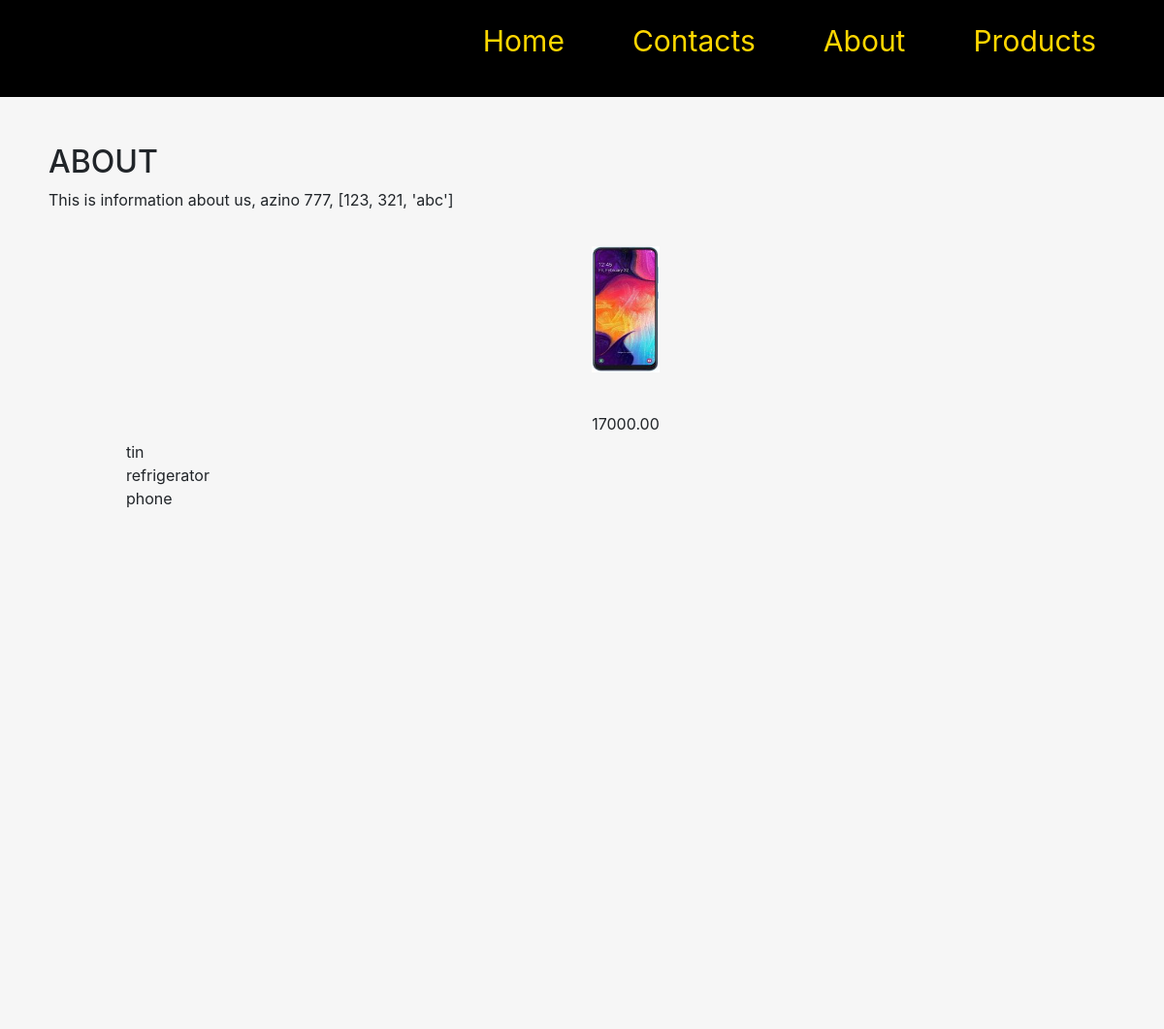
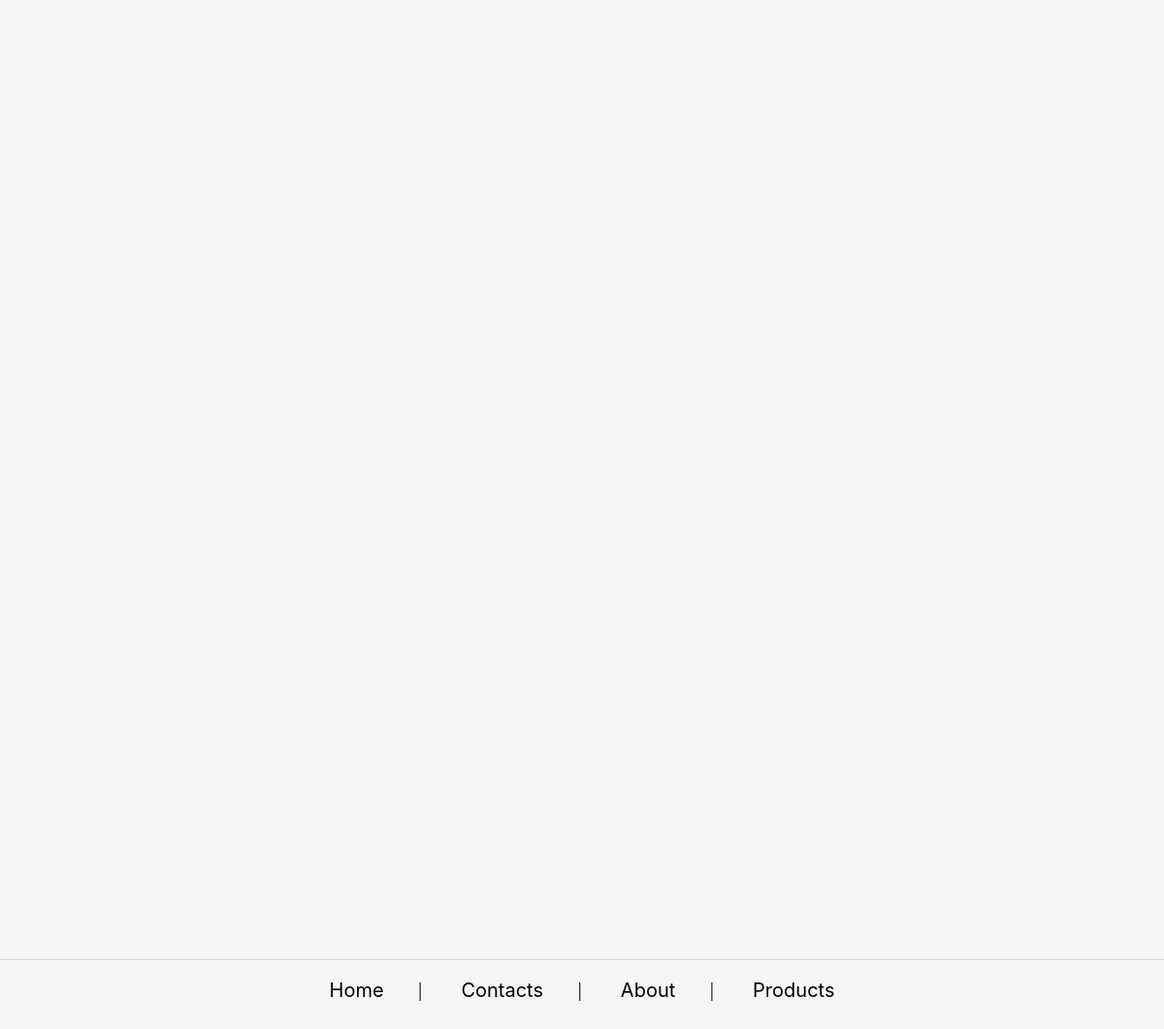
The page /about/ on the database its author committed (2 pictures, top to bottom).
### products/models.py (models this page shows, shortened)
class Product(models.Model):
	name		= models.CharField(max_length = 50, blank=True) #blank true значит поле может быть пустым
	title   	= models.CharField(max_length = 120) #необходимо указать длину max_length
	description = models.TextField(blank = True, null = True)
	price 		= models.DecimalField(decimal_places = 2, max_digits = 10000, null = True, blank = True)
	summary		= models.TextField(blank = False, null = False)
	category 	= models.CharField(choices=CATEGORY_CHOICES, max_length = 1 )
	featured    = models.BooleanField() # null = True, default = True
	img 		= models.TextField(max_length=500, blank=True)
	slug 		= models.SlugField()
	def __str__(self):
		return self.name #переименовывает объект в более удобный формат в админке( title )

### pages/views.py (the view)
# urls.py: path('about/', about_view, name='about' ),
def about_view(request):
	obj = Product.objects.get(name='phone')
	my_context = {
		"all_items": Product.objects.all(),
		"phone": [obj.img, obj.price],
		"my_text": "This is information about us",
		"my_numb": "azino 777",
		"my_list": [123, 321, 'abc']
	}
	return render(request, 'about.html', my_context)

### templates/about.html (shortened to what this page needs)
{% extends "basement.html" %}
{% block content %}
<h2> ABOUT </h2>
<p>
	{{ my_text }}, {{ my_numb }}, {{ my_list }}
</p>
<ul>
{% for my_item in phone %}
	<li>{{ my_item|safe }}</li>
{% endfor %}
{% for my_item in all_items %}
	<ul>{{ my_item|safe }}</ul>
{% endfor %}
</ul>
{% endblock %}

### static/css/main.css (style rules this page uses)
body { background-color: #F6F6F6; margin: 0; height: 100%; }
ul li { list-style: none; padding: 20px 0 5px 0; text-align: center; }

### rows shown on the page
Product: img (picture), phone "17000.00", name "phone"
Product: name "tin"
Product: name "refrigerator"

### other values the page prints
{{ my_text }} "This is information about us"
{{ my_numb }} "azino 777"
{{ my_list }} "[123, 321, 'abc']"
